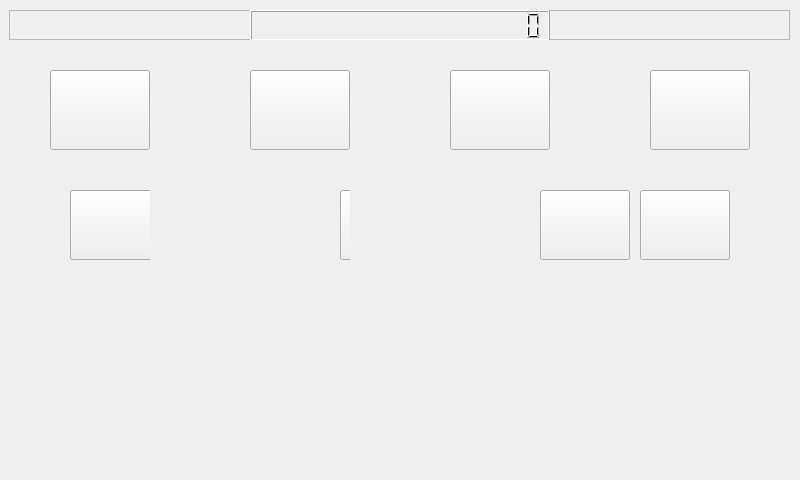
<?xml version="1.0" encoding="UTF-8"?>
<ui version="4.0">
 <class>MainView</class>
 <widget class="QWidget" name="MainView">
  <property name="geometry">
   <rect>
    <x>0</x>
    <y>0</y>
    <width>800</width>
    <height>480</height>
   </rect>
  </property>
  <property name="windowTitle">
   <string>MainView</string>
  </property>
  <property name="autoFillBackground">
   <bool>true</bool>
  </property>
  <widget class="QFrame" name="frame_2">
   <property name="geometry">
    <rect>
     <x>9</x>
     <y>10</y>
     <width>781</width>
     <height>30</height>
    </rect>
   </property>
   <property name="autoFillBackground">
    <bool>false</bool>
   </property>
   <property name="frameShape">
    <enum>QFrame::StyledPanel</enum>
   </property>
   <property name="frameShadow">
    <enum>QFrame::Raised</enum>
   </property>
   <widget class="QWidget" name="layoutWidget">
    <property name="geometry">
     <rect>
      <x>0</x>
      <y>0</y>
      <width>781</width>
      <height>31</height>
     </rect>
    </property>
    <layout class="QHBoxLayout" name="horizontalLayout">
     <item>
      <spacer name="horizontalSpacer_2">
       <property name="orientation">
        <enum>Qt::Horizontal</enum>
       </property>
       <property name="sizeHint" stdset="0">
        <size>
         <width>18</width>
         <height>20</height>
        </size>
       </property>
      </spacer>
     </item>
     <item>
      <widget class="QLCDNumber" name="timeLcd">
       <property name="minimumSize">
        <size>
         <width>300</width>
         <height>0</height>
        </size>
       </property>
       <property name="numDigits">
        <number>20</number>
       </property>
      </widget>
     </item>
     <item>
      <spacer name="horizontalSpacer">
       <property name="orientation">
        <enum>Qt::Horizontal</enum>
       </property>
       <property name="sizeHint" stdset="0">
        <size>
         <width>18</width>
         <height>20</height>
        </size>
       </property>
      </spacer>
     </item>
    </layout>
   </widget>
  </widget>
  <widget class="QPushButton" name="servicesButton">
   <property name="geometry">
    <rect>
     <x>250</x>
     <y>70</y>
     <width>100</width>
     <height>80</height>
    </rect>
   </property>
   <property name="text">
    <string/>
   </property>
  </widget>
  <widget class="QPushButton" name="settingButton">
   <property name="geometry">
    <rect>
     <x>450</x>
     <y>70</y>
     <width>100</width>
     <height>80</height>
    </rect>
   </property>
   <property name="text">
    <string/>
   </property>
  </widget>
  <widget class="QPushButton" name="monitorButton">
   <property name="geometry">
    <rect>
     <x>50</x>
     <y>70</y>
     <width>100</width>
     <height>80</height>
    </rect>
   </property>
   <property name="text">
    <string/>
   </property>
  </widget>
  <widget class="QPushButton" name="otherButton">
   <property name="geometry">
    <rect>
     <x>650</x>
     <y>70</y>
     <width>100</width>
     <height>80</height>
    </rect>
   </property>
   <property name="text">
    <string/>
   </property>
  </widget>
  <widget class="QFrame" name="frame">
   <property name="geometry">
    <rect>
     <x>50</x>
     <y>150</y>
     <width>400</width>
     <height>280</height>
    </rect>
   </property>
   <property name="autoFillBackground">
    <bool>true</bool>
   </property>
   <property name="frameShape">
    <enum>QFrame::NoFrame</enum>
   </property>
   <property name="frameShadow">
    <enum>QFrame::Raised</enum>
   </property>
   <property name="lineWidth">
    <number>1</number>
   </property>
   <widget class="QPushButton" name="envButton">
    <property name="geometry">
     <rect>
      <x>20</x>
      <y>40</y>
      <width>90</width>
      <height>70</height>
     </rect>
    </property>
    <property name="text">
     <string/>
    </property>
   </widget>
  </widget>
  <widget class="QFrame" name="frame_3">
   <property name="geometry">
    <rect>
     <x>250</x>
     <y>150</y>
     <width>400</width>
     <height>280</height>
    </rect>
   </property>
   <property name="autoFillBackground">
    <bool>true</bool>
   </property>
   <property name="frameShape">
    <enum>QFrame::NoFrame</enum>
   </property>
   <property name="frameShadow">
    <enum>QFrame::Raised</enum>
   </property>
   <widget class="QPushButton" name="phoneButton">
    <property name="geometry">
     <rect>
      <x>20</x>
      <y>40</y>
      <width>90</width>
      <height>70</height>
     </rect>
    </property>
    <property name="text">
     <string/>
    </property>
   </widget>
   <widget class="QPushButton" name="entButton">
    <property name="geometry">
     <rect>
      <x>120</x>
      <y>40</y>
      <width>90</width>
      <height>70</height>
     </rect>
    </property>
    <property name="text">
     <string/>
    </property>
   </widget>
   <widget class="QPushButton" name="locationButton">
    <property name="geometry">
     <rect>
      <x>20</x>
      <y>130</y>
      <width>90</width>
      <height>70</height>
     </rect>
    </property>
    <property name="text">
     <string/>
    </property>
   </widget>
  </widget>
  <widget class="QFrame" name="frame_4">
   <property name="geometry">
    <rect>
     <x>150</x>
     <y>150</y>
     <width>400</width>
     <height>280</height>
    </rect>
   </property>
   <property name="autoFillBackground">
    <bool>true</bool>
   </property>
   <property name="frameShape">
    <enum>QFrame::NoFrame</enum>
   </property>
   <property name="frameShadow">
    <enum>QFrame::Raised</enum>
   </property>
   <property name="lineWidth">
    <number>1</number>
   </property>
   <widget class="QPushButton" name="safeButton">
    <property name="geometry">
     <rect>
      <x>290</x>
      <y>40</y>
      <width>90</width>
      <height>70</height>
     </rect>
    </property>
    <property name="text">
     <string/>
    </property>
   </widget>
   <widget class="QPushButton" name="accountButton">
    <property name="geometry">
     <rect>
      <x>190</x>
      <y>40</y>
      <width>90</width>
      <height>70</height>
     </rect>
    </property>
    <property name="text">
     <string/>
    </property>
   </widget>
  </widget>
  <widget class="QFrame" name="frame_5">
   <property name="geometry">
    <rect>
     <x>350</x>
     <y>150</y>
     <width>400</width>
     <height>280</height>
    </rect>
   </property>
   <property name="autoFillBackground">
    <bool>true</bool>
   </property>
   <property name="frameShape">
    <enum>QFrame::NoFrame</enum>
   </property>
   <property name="frameShadow">
    <enum>QFrame::Raised</enum>
   </property>
   <widget class="QPushButton" name="aboutButton">
    <property name="geometry">
     <rect>
      <x>290</x>
      <y>40</y>
      <width>90</width>
      <height>70</height>
     </rect>
    </property>
    <property name="text">
     <string/>
    </property>
   </widget>
   <widget class="QPushButton" name="helpButton">
    <property name="geometry">
     <rect>
      <x>190</x>
      <y>40</y>
      <width>90</width>
      <height>70</height>
     </rect>
    </property>
    <property name="text">
     <string/>
    </property>
   </widget>
  </widget>
 </widget>
 <resources/>
 <connections/>
</ui>
